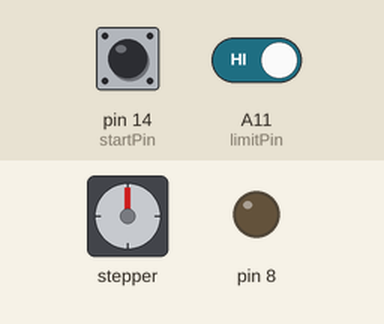
This sketch was run on a simulated Arduino Mega 2560, built with avr-gcc and run on an emulated ATmega2560. On the bench: stepper motor, output pins drawn as LEDs (lit = HIGH). The test bench sets the inputs (shaded band); at power-on: pin 14 (startPin) HIGH, A11 (limitPin) HIGH. Stepper angles assume 1000 steps per turn; what the sketch prints to the serial monitor is not drawn.

Above: at 6.2 s.
6.3 s: pin 14 (startPin) pulled LOW for 0.15 s
At 7.92 s:
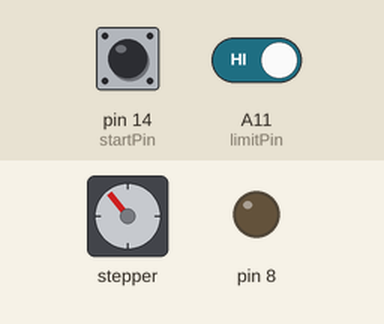
At 8.54 s:
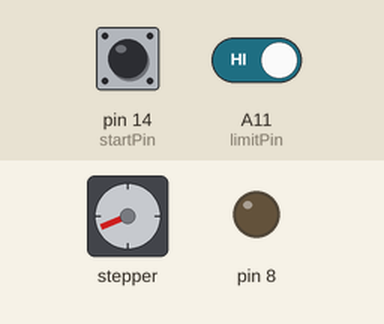
9.4 s: pin 14 (startPin) pulled LOW for 3.2 s
At 9.78 s:
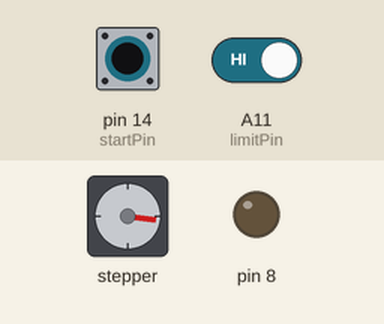
14.1 s: pin 14 (startPin) pulled LOW for 1 s
Timing chart, 0 to 23.2 s (numbered marks = the images above; inputs shaded):
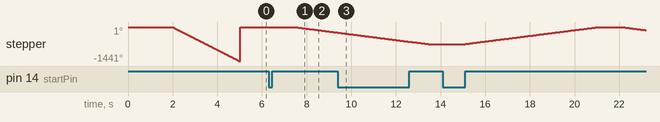

Measured:
- after the input at 6.3 s, stepper: keeps turning counter-clockwise at about 122°/s, starting after 1.2 s
- by itself, stepper: turns 1441° counter-clockwise in 3.0 s, then 1441° clockwise in 0.00 s

The sketch:

MOT_TEST_FEB02.ino
```cpp
#include<MobaTools.h>
const byte stepPin =18;
const byte dirPin =17;

#define limitPin A11
#define startPin 14

const int stepsperRev = 1000;


long  nextPos;
const long targetPos =2000;

int count = 0;
int limit_count =0;

bool limswitch =0;

int hOme =0;
int pos =0;
int sTart =0;

MoToStepper stepper1(stepsperRev, STEPDIR);
MoToTimer stepperPause;

bool stepperRunning;

void setup() {
  Serial.begin(9600);
  stepper1.attach(stepPin,dirPin);
  stepper1.setRampLen(100);

  pinMode(8,OUTPUT);

  pinMode(limitPin, INPUT_PULLUP);
  pinMode(startPin, INPUT_PULLUP);
  homing();
  set_pos();
  stepperRunning = true;
}

void loop() {
    while(digitalRead(startPin)==LOW)
    {sTart =1;}


    if((hOme ==1)&& (limit_count>0)&&(count ==0)&&(pos=1)&& (sTart ==1))
  {
    stepper1.setSpeed(200);
    motor();
  }
}

void homing() {
  stepper1.setSpeed(800);
  while(digitalRead(limitPin) != HIGH && limit_count==0) { stepper1.rotate(1);Serial.print(limswitch);Serial.println("Finding END");}

  if(digitalRead(limitPin) == HIGH && limit_count ==0) {stepper1.stop();Serial.println("END POSITION");limit_count+=1;limswitch=HIGH;hOme =1;}
  Serial.print("limit_count:");Serial.println(limit_count);
  Serial.print("limswitch:");Serial.println(limswitch);
  Serial.print("hOme:");Serial.println(hOme);
  Serial.print("POS:");Serial.println(pos);
  delay(2000);
  }

void set_pos() {

  while(hOme ==1 && limit_count >0 && limswitch ==HIGH && pos ==0) {
    stepper1.rotate(-1);
    delay(3000);
    stepper1.stop();
    stepper1.setZero();
    pos =1;
    Serial.println("StartPositionSet, READY TO USE");
    }
    Serial.print("POS:");Serial.println(pos);
}


void motor() {

  if ( stepperRunning ) {
    // Wait till stepper has reached target, then set pause time
    if ( !stepper1.moving() ) {
      // stepper has reached target, start pause
      stepperPause.setTime( 1000 );
      stepperRunning = false;
    }
  } else {
    // stepper doesn't move, wait till stepperPause time expires
    if ( stepperPause.expired() ) {
      // stepperPause time expired. Start stepper in opposite direction
      if ( nextPos == 0 ) {
        nextPos = targetPos;
      } else {
        nextPos = 0;
      }
      stepper1.moveTo(-nextPos );
      stepperRunning = true;
    }
  }
}
```
